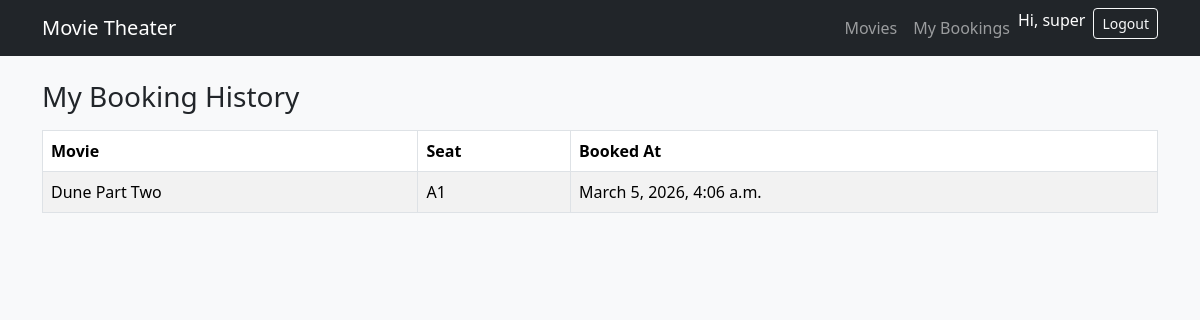
The page /my-bookings/ (signed in) on the database as committed earlier.
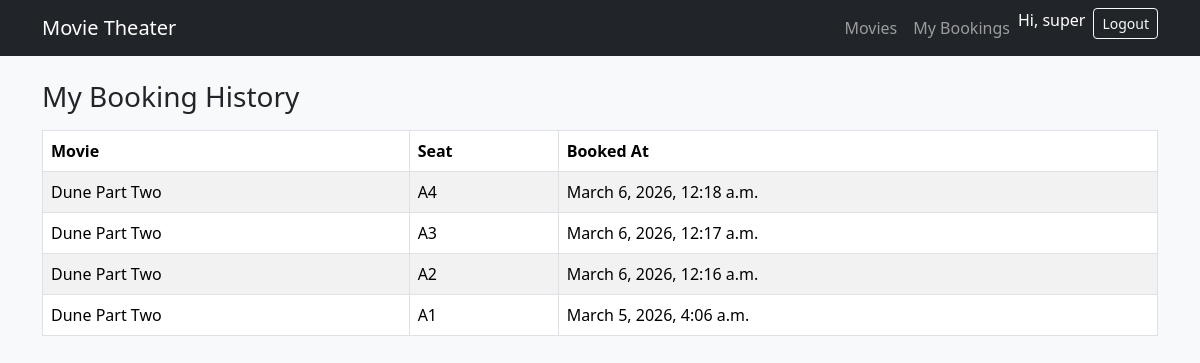
The same page on the database as committed later.
### bookings/models.py (models this page shows, shortened)
class Booking(models.Model):
    movie = models.ForeignKey(Movie, on_delete=models.CASCADE)
    seat = models.ForeignKey(Seat, on_delete=models.CASCADE)
    user = models.ForeignKey(User, on_delete=models.CASCADE)
    booking_date = models.DateTimeField(auto_now_add=True)

class Movie(models.Model):
    title = models.CharField(max_length=255) #the title, max 255 char
    description = models.TextField() #the description
    release_date = models.DateField() #the release date
    duration = models.IntegerField(help_text="Duration in minutes") #and the duration

class Seat(models.Model):
    seat_number = models.CharField(max_length=10) #the seat number, max 10 char
    is_booked = models.BooleanField(default=False) #and if it has been booked, this is defaulted to false for all new seats.

### bookings/views.py (the view)
# urls.py: path("my-bookings/", views.booking_history_page, name="booking_history"),
@login_required
def booking_history_page(request):
    bookings = Booking.objects.filter(user=request.user).order_by("-booking_date")
    return render(request, "bookings/booking_history.html", {"bookings": bookings})

### bookings/templates/bookings/booking_history.html (shortened to what this page needs)
{% extends "bookings/base.html" %}
{% block content %}
  <h1 class="h3 mb-3">My Booking History</h1>
  {% if bookings %}
    <div class="table-responsive">
      <table class="table table-striped table-bordered bg-white">
        <thead>
          <tr>
            <th>Movie</th>
            <th>Seat</th>
            <th>Booked At</th>
          </tr>
        </thead>
        <tbody>
          {% for b in bookings %}
            <tr>
              <td>{{ b.movie.title }}</td>
              <td>{{ b.seat.seat_number }}</td>
              <td>{{ b.booking_date }}</td>
            </tr>
          {% endfor %}
        </tbody>
      </table>
    </div>
  {% else %}
    <div class="alert alert-info">No bookings yet.</div>
  {% endif %}
{% endblock %}

Rows that differ between the two databases and show on the page:
added Booking: movie "Dune Part Two", seat.seat_number "A4", booking_date "March 6, 2026, 12:18 a.m."
added Booking: movie "Dune Part Two", seat.seat_number "A3", booking_date "March 6, 2026, 12:17 a.m."
added Booking: movie "Dune Part Two", seat.seat_number "A2", booking_date "March 6, 2026, 12:16 a.m."
